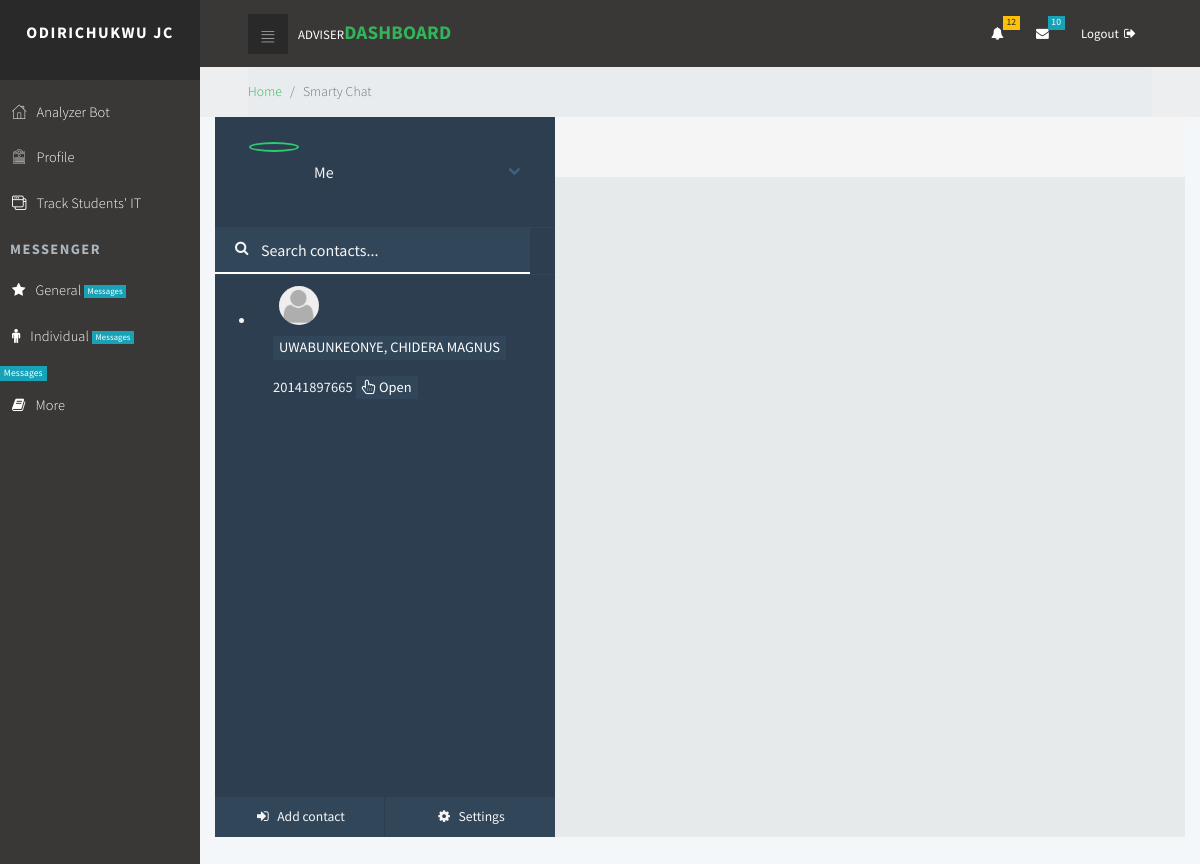
Page /adviser/isms.php (signed in) on the earlier database version.
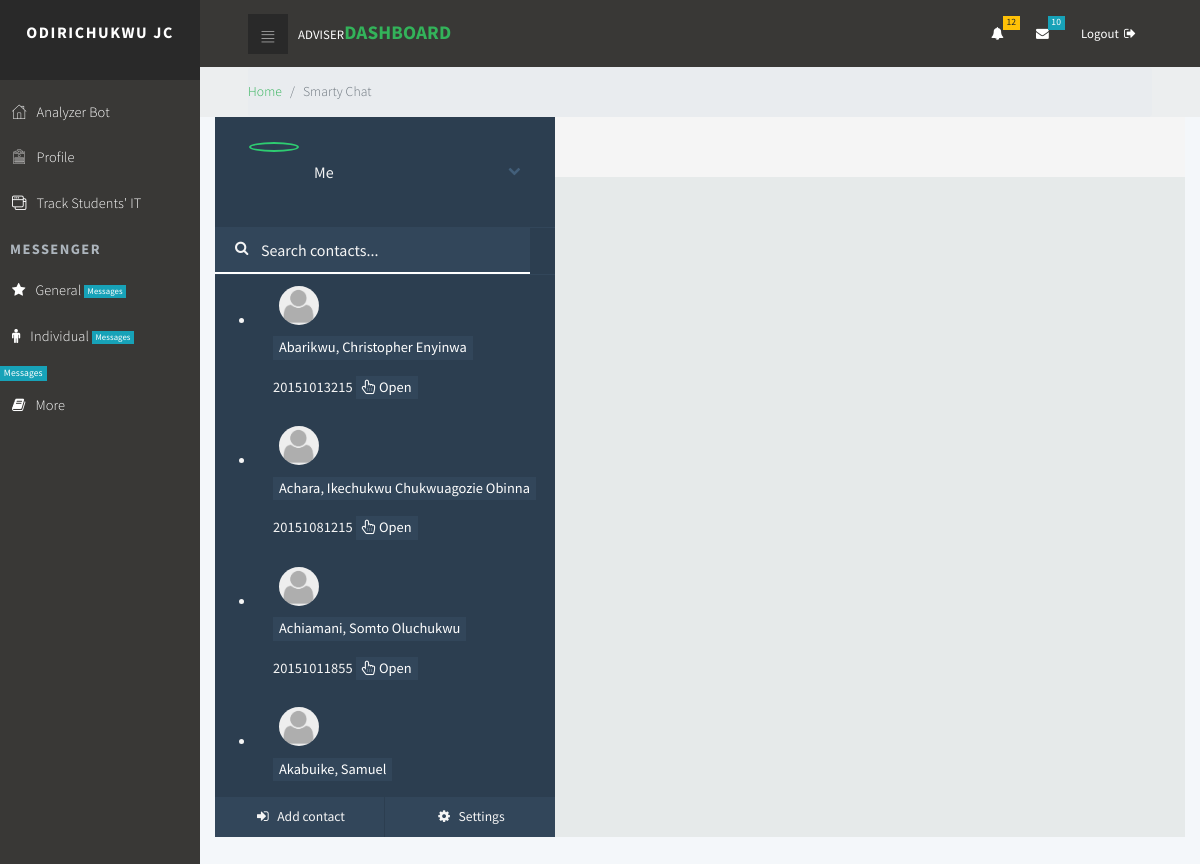
Same page on the later database version.
### tables this page shows
CREATE TABLE `adviser_std` (
  `as_id` int(11) NOT NULL,
  `as_std_id` int(11) NOT NULL,
  `as_adviser_id` int(11) NOT NULL,
  `as_status` int(11) NOT NULL
);

CREATE TABLE `students_data` (
  `std_id` int(11) NOT NULL,
  `surname` varchar(20) NOT NULL,
  `other_names` varchar(30) NOT NULL,
  `img` blob NOT NULL,
  `reg_no` varchar(13) NOT NULL,
  `gender` varchar(6) NOT NULL,
  `phone` varchar(11) NOT NULL,
  `dob` varchar(15) NOT NULL,
  `per_address` text NOT NULL,
  `lga` varchar(20) NOT NULL,
  `state` varchar(15) NOT NULL,
  `email` varchar(50) NOT NULL,
  `parents_name` varchar(30) NOT NULL,
  `parents_contact` varchar(11) NOT NULL,
  `dept` varchar(40) NOT NULL,
  `admission_year` int(20) NOT NULL,
  `admissionMode` varchar(10) NOT NULL,
  `password` varchar(50) NOT NULL,
  `green_file` varchar(15) NOT NULL,
  `role` int(11) NOT NULL,
  `status` int(11) NOT NULL
);

### adviser/php/database.php (called while the page is built, shortened)
<?php
$conn = mysqli_connect("localhost","root","","u519554690_advisory");
function fetch($sql){
	global $conn;
	$q = $conn->query($sql);
	$n = mysqli_num_rows($q);
	$rs=array();
	if($n<=0){
		return 0;
	} else {
		while($r = mysqli_fetch_object($q)){
			$rs[] = $r;
		} return $rs;
	}
}

### adviser/isms.php (the view, shortened to what this page needs)
<?php
    require_once ('php/a_assets.php');
        require_once ('php/a_header.php');
?>
<link rel="stylesheet" href="css/sms.css">
<div class="breadcrumb-holder">
  <div class="container-fluid">
    <ul class="breadcrumb">
      <li class="breadcrumb-item"><a href="index.php">Home</a></li>
      <li class="breadcrumb-item active">Smarty Chat </li>
    </ul>
  </div>
</div>
<!DOCTYPE html><html class=''>
<head>
<link rel='stylesheet prefetch' href='https://cdnjs.cloudflare.com/ajax/libs/meyer-reset/2.0/reset.min.css'><link rel='stylesheet prefetch' href='https://cdnjs.cloudflare.com/ajax/libs/font-awesome/4.6.2/css/font-awesome.min.css'>
</head>
<body>
<div class="container">
<div id="frame">
	<div id="sidepanel">
		<div id="profile">
			<div class="wrap">
				<img id="profile-img" src="http://emilcarlsson.se/assets/mikeross.png" class="online" alt="" />
				<p>Me</p>
				<i class="fa fa-chevron-down expand-button" aria-hidden="true"></i>
				<div id="expanded">
				</div>
			</div>
		</div>
        <?php
                      $gstd =fetch("SELECT a.*, sd.* FROM adviser_std AS a LEFT JOIN students_data AS sd ON a.as_std_id = sd.std_id WHERE a.as_adviser_id = '".$_SESSION['id']."' AND a.as_status = '1'  order by sd.surname");?>
        <?php
        if($gstd ==""){
        echo '<div id="search">
			<label for=""><i class="fa fa-search" aria-hidden="true"></i></label>
			<input type="text" placeholder="Search contacts..." />
        </div>';
        }else{
            echo '<div id="search">
			<label for=""><i class="fa fa-search" aria-hidden="true"></i></label>
			<input type="text" placeholder="Search contacts..." style="border-bottom: 2px solid white;" />
        </div>';
        }?>
        <div id="contacts">
			<ul>
            <?php
        if($gstd ==""){
				echo '<li class="contact active">
					<div class="wrap">
						<div class="meta">
                            <p class="name">Sorry, No Students yet!!!</p>
                            <p class="preview">Ask your students to connect with...</p>
						</div>
					</div>
				</li> ';
        }else{
            foreach($gstd as $r){
            echo "
            <li class='contact'>
            <div class='wrap'>
            <form method='post'>
            <button style='background-color:rgb(44,62,80); border:none;' type='submit' name='next'>	<img src='img/empty.png' alt='' /></button>
            <input type='hidden' value='$r->std_id' name='std_id'>
                <div class='meta'>
                    <p class='name'><button style='background-color:rgb(50,70,90);color:white; border:none;' type='submit' name='next'>$r->surname, $r->other_names </button></p>
                    <p class='preview'>$r->reg_no
                    <button style='background-color:rgb(50,70,90);color:white; border:none;' type='submit' name='next'><i class='fa fa-hand-pointer-o '> </i> Open </button></p>
                    </form>
                </div>
            </div>
        </li> ";
       }
        }?>
		</div>
		<div id="bottom-bar">
			<button id="addcontact"><i class="fa fa-sign-in fa-fw" aria-hidden="true"></i> <span>Add contact</span></button>
			<button id="settings"><i class="fa fa-cog fa-fw" aria-hidden="true"></i> <span>Settings</span></button>
		</div>
    </div>
	<div class="content">
		<div class="contact-profile">
</div>
</div>
</body></html>

Differences in the rows shown:
no longer on this page (row unchanged): adviser_std: students_data.surname "UWABUNKEONYE", students_data.other_names "CHIDERA MAGNUS", students_data.reg_no "20141897665"
added adviser_std: students_data.surname "Abarikwu", students_data.other_names "Christopher Enyinwa", students_data.reg_no "20151013215"
added adviser_std: students_data.surname "Achara", students_data.other_names "Ikechukwu Chukwuagozie Obinna", students_data.reg_no "20151081215"
added adviser_std: students_data.surname "Achiamani", students_data.other_names "Somto Oluchukwu", students_data.reg_no "20151011855"
added adviser_std: students_data.surname "Akabuike", students_data.other_names "Samuel"
